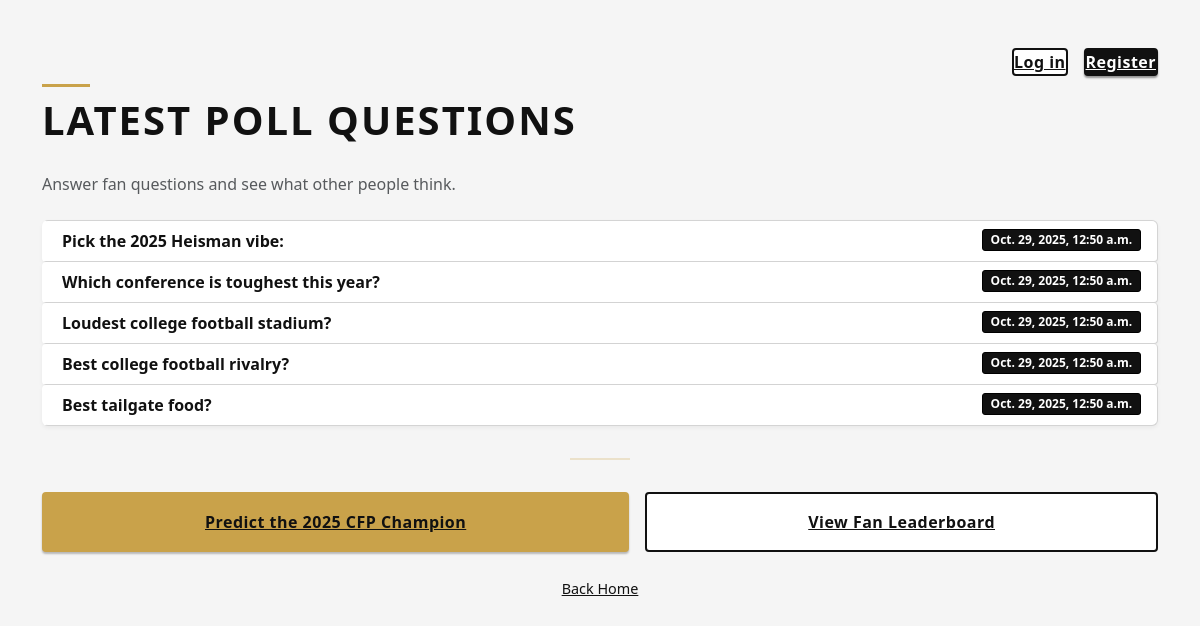
Page /polls/polls/ on the committed database.
### polls/models.py (models this page shows, shortened)
class Question(models.Model):
    question_text = models.CharField("question text", max_length=200)
    pub_date = models.DateTimeField("date published")
    def was_published_recently(self):
        """
        Returns True if the question was published within the last day.
        Used in admin list display.
        """
        now = timezone.now()
        return now - datetime.timedelta(days=1) <= self.pub_date <= now
    was_published_recently.admin_order_field = "pub_date"
    was_published_recently.boolean = True
    was_published_recently.short_description = "Published recently?"

### polls/views.py (the view)
# urls.py: path("polls/", views.IndexView.as_view(), name="index"),
class IndexView(generic.ListView):
    template_name = "polls/index.html"
    context_object_name = "latest_question_list"
    def get_queryset(self):
        return (
            Question.objects.filter(pub_date__lte=timezone.now())
            .order_by("-pub_date")[:5]
        )

### polls/templates/polls/index.html (shortened to what this page needs)
{% extends "polls/base.html" %}
{% block content %}
<h1 class="page-title">Latest Poll Questions</h1>
<p class="text-muted mb-4" style="max-width:600px;">
  Answer fan questions and see what other people think.
</p>
{% if latest_question_list %}
  <ul class="list-group mb-4">
    {% for question in latest_question_list %}
      <li class="list-group-item">
        <a class="fw-semibold" href="{% url 'polls:detail' question.id %}">
          {{ question.question_text }}
        </a>
        <span class="badge text-bg-secondary">
          {{ question.pub_date }}
        </span>
      </li>
    {% endfor %}
  </ul>
{% else %}
  <div class="alert alert-info">
    No polls are available.
  </div>
{% endif %}
<hr class="divider-line">
<div class="d-flex flex-column flex-md-row gap-3 mb-4">
  <a
    class="btn-cfp-gold flex-fill text-center py-3"
    href="{% url 'polls:cfp_vote' %}"
  >
    Predict the 2025 CFP Champion
  </a>
  <a
    class="btn-cfp-outline flex-fill text-center py-3"
    href="{% url 'polls:cfp_results' %}"
  >
    View Fan Leaderboard
  </a>
</div>
<div class="footer-links text-center mt-4">
  <a href="{% url 'polls:home' %}">Back Home</a>
</div>
{% endblock %}

### polls/static/polls/style.css (style rules this page uses)
body { background-color: #f5f5f5; color: #1a1a1a; font-family: system-ui, -apple-system, BlinkMacSystemFont, "Segoe UI", Roboto, "Helvetica Neue", Arial, sans-serif; line-height: 1.5; }
h1, h2, h3, h4, h5 { font-weight: 700; color: #111111; letter-spacing: 0.03em; }
.page-title { position: relative; display: inline-block; padding-top: 0.25rem; padding-bottom: 0.25rem; margin-bottom: 1.5rem; font-weight: 700; color: #111; text-transform: uppercase; letter-spacing: 0.05em; }
.page-title::before { content: ""; position: absolute; left: 0; top: -0.5rem; width: 3rem; height: 3px; background-color: #C9A24A; }
.card, .list-group-item, .result-card, .vote-card { background-color: #ffffff; border: 1px solid #d4d4d4; border-radius: 4px; box-shadow: 0 2px 4px rgba(0,0,0,0.05); }
.list-group-item { display: flex; justify-content: space-between; align-items: flex-start; border-left: 4px solid transparent; transition: all 0.15s ease-in-out; }
.list-group-item a.fw-semibold, .list-group-item a { color: #111111; font-weight: 600; text-decoration: none; }
.badge.text-bg-secondary { background-color: #111111 !important; color: #ffffff !important; font-weight: 600; border-radius: 3px; border: 1px solid #000; }
.btn-cfp-gold { background-color: #C9A24A; border: 2px solid #C9A24A; color: #111111; font-weight: 700; text-transform: none; letter-spacing: 0.03em; border-radius: 4px; box-shadow: 0 2px 2px rgba(0,0,0,0.25); }
.btn-cfp-outline { background-color: #ffffff; border: 2px solid #111111; color: #111111; font-weight: 600; border-radius: 4px; letter-spacing: 0.03em; }
hr, .divider-line { border: 0; border-top: 2px solid #C9A24A; max-width: 60px; margin: 2rem auto; }
.footer-links a { color: #111; font-size: 0.9rem; text-decoration: underline; font-weight: 500; }

### rows in the picture
Question: question_text "Pick the 2025 Heisman vibe:", pub_date "Oct. 29, 2025, 12:50 a.m."
Question: question_text "Which conference is toughest this year?", pub_date "Oct. 29, 2025, 12:50 a.m."
Question: question_text "Loudest college football stadium?", pub_date "Oct. 29, 2025, 12:50 a.m."
Question: question_text "Best college football rivalry?", pub_date "Oct. 29, 2025, 12:50 a.m."
Question: question_text "Best tailgate food?", pub_date "Oct. 29, 2025, 12:50 a.m."
